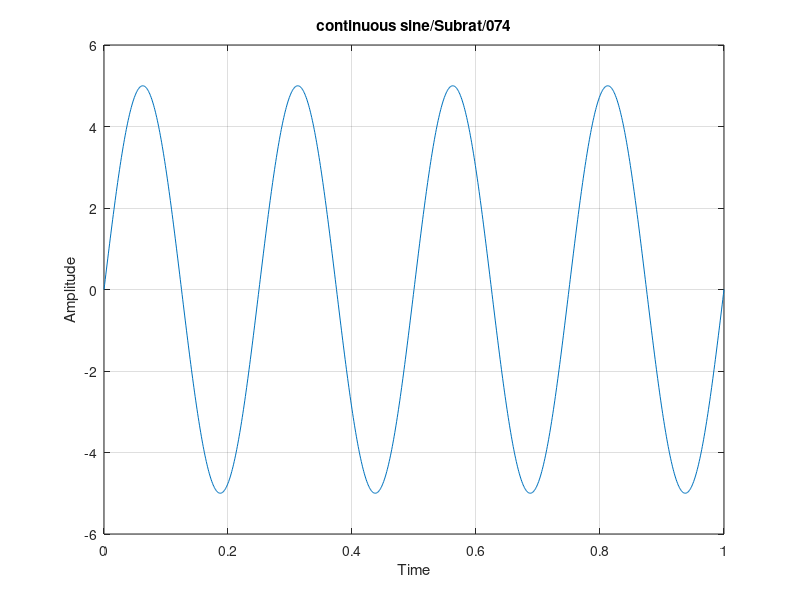

This chart was generated by the following MATLAB code:
%construct a continuous sine wave having amplitude 5 units and frequency 4
%hz.plot the signal
clc;
close all;
clear all;
a=5;
f=4;
t=0:0.001:1;
x=a*sin(2*pi*f*t);
plot(t,x);
xlabel('Time');
ylabel('Amplitude');
title('continuous sine/Subrat/074');
grid on;